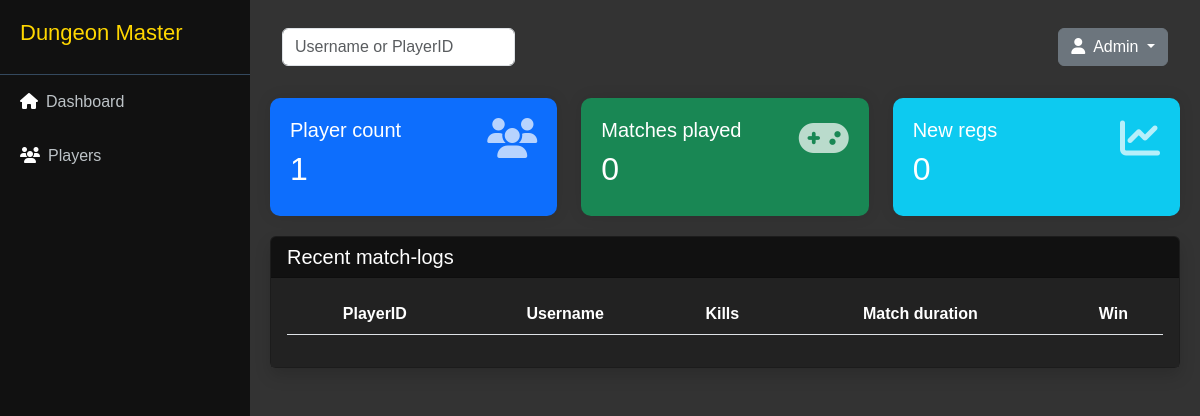
The app's page /dungeonmaster/admin_panel/mainPanel.php, older data.
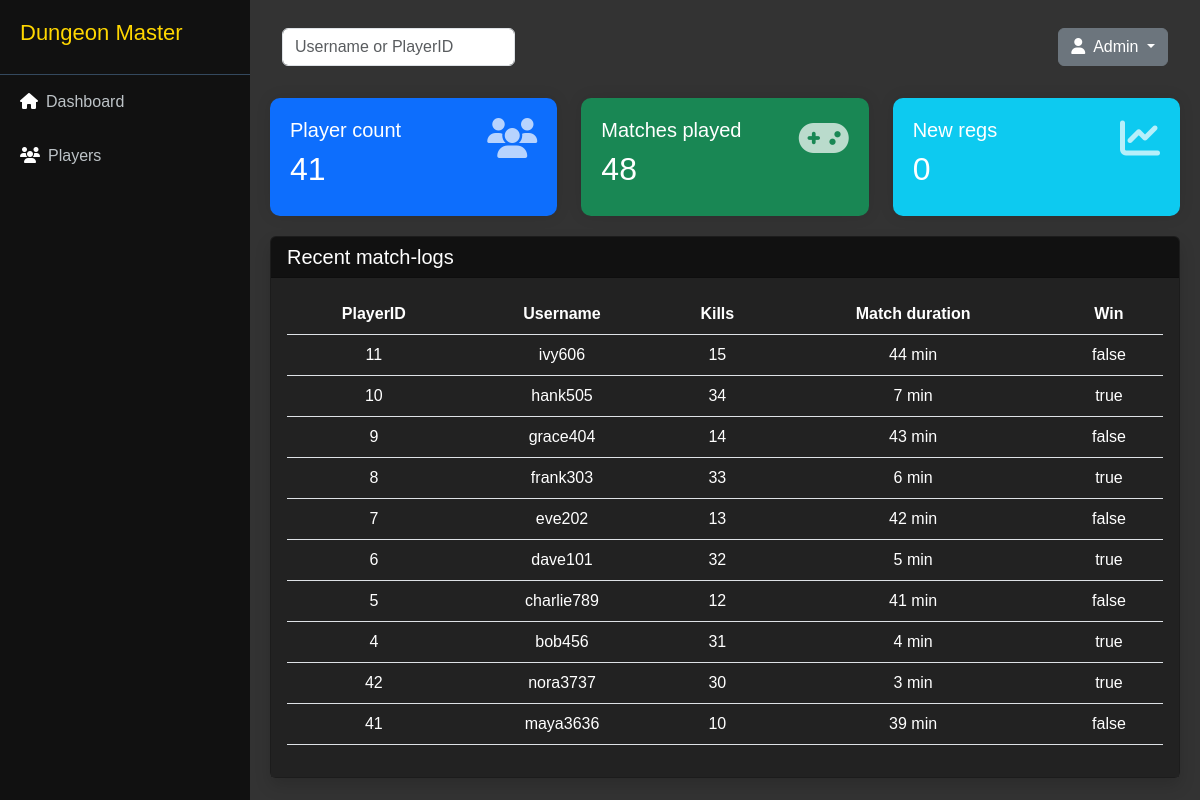
The same page, newer data.
### tables this page shows
CREATE TABLE `matchlogs` (
  `MatchID` int(11) NOT NULL,
  `PlayerID` int(11) NOT NULL,
  `Kills` int(11) DEFAULT 0,
  `MatchDuration` int(11) NOT NULL,
  `Win` tinyint(1) NOT NULL
);

CREATE TABLE `players` (
  `PlayerID` int(11) NOT NULL,
  `Username` varchar(50) NOT NULL,
  `PasswordHash` varchar(255) NOT NULL,
  `Email` varchar(100) NOT NULL,
  `Level` int(3) NOT NULL DEFAULT 0,
  `RegDate` datetime NOT NULL DEFAULT current_timestamp()
);

### dungeonmaster/admin_panel/mainPanel.php (the view, shortened to what this page needs)
<?php
$servername = "localhost";
$username = "root";
$password = "";
$dbname = "dungeonmaster";
try {
    $conn = new PDO("mysql:host=$servername;dbname=$dbname", $username, $password);
    $conn->setAttribute(PDO::ATTR_ERRMODE, PDO::ERRMODE_EXCEPTION);
    $stmt = $conn->query("SELECT COUNT(*) FROM players");
    $playerCount = $stmt->fetchColumn();
    $stmt = $conn->query("SELECT COUNT(*) FROM players WHERE DATE(RegDate) = CURDATE()");
    $newRegs = $stmt->fetchColumn();
    $stmt = $conn->query("SELECT COUNT(*) FROM matchlogs");
    $matchesPlayed = $stmt->fetchColumn();
    $stmt = $conn->query("
        SELECT m.PlayerID, p.Username, m.Kills, m.MatchDuration, m.Win
        FROM matchlogs m
        JOIN players p ON m.PlayerID = p.PlayerID
        ORDER BY m.MatchID DESC
        LIMIT 10
    ");
    $matchLogs = $stmt->fetchAll(PDO::FETCH_ASSOC);
} catch(PDOException $e) {
    echo "Hiba: " . $e->getMessage();
}
?>
<!DOCTYPE html>
<html lang="hu">
<head>
    <link href="https://cdn.jsdelivr.net/npm/bootstrap@5.3.0/dist/css/bootstrap.min.css" rel="stylesheet">
    <link rel="stylesheet" href="https://cdnjs.cloudflare.com/ajax/libs/font-awesome/6.4.0/css/all.min.css">
</head>
<body>
<div class="sidebar">
    <div class="sidebar-header">
        <h4>Dungeon Master</h4>
    </div>
    <ul class="sidebar-menu">
        <li><a href="mainPanel.php"><i class="fas fa-home me-2"></i>Dashboard</a></li>
        <li><a href="users.php"><i class="fas fa-users me-2"></i>Players</a></li>
    </ul>
</div>
<div class="main-content">
    <nav class="navbar mb-4">
        <div class="container-fluid">
            <form class="d-flex">
                <input class="form-control me-2" type="search" placeholder="Username or PlayerID">
            </form>
            <div class="dropdown">
                <button class="btn btn-secondary dropdown-toggle" type="button" data-bs-toggle="dropdown">
                    <i class="fas fa-user me-2"></i>Admin
                </button>
            </div>
        </div>
    </nav>
    <div class="row">
        <div class="col-md-4">
            <div class="stat-card bg-primary text-white">
                <h5>Player count</h5>
                <h2><?= htmlspecialchars($playerCount) ?></h2>
                <i class="fas fa-users stat-icon"></i>
            </div>
        </div>
        <div class="col-md-4">
            <div class="stat-card bg-success text-white">
                <h5>Matches played</h5>
                <h2><?= htmlspecialchars($matchesPlayed) ?></h2>
                <i class="fas fa-gamepad stat-icon"></i>
            </div>
        </div>
        <div class="col-md-4">
            <div class="stat-card bg-info text-white">
                <h5>New regs</h5>
                <h2><?= htmlspecialchars($newRegs) ?></h2>
                <i class="fas fa-chart-line stat-icon"></i>
            </div>
        </div>
    </div>
    <div class="card shadow" style="background-color: #222 !important;">
        <div class="card-header">
            <h5 class="mb-0">Recent match-logs</h5>
        </div>
        <div class="card-body">
            <table class="table table-hover">
                <thead>
                    <tr>
                        <th>PlayerID</th>
                        <th>Username</th>
                        <th>Kills</th>
                        <th>Match duration</th>
                        <th>Win</th>
                    </tr>
                </thead>
                <tbody>
                    <?php foreach ($matchLogs as $log): ?>
                        <tr>
                            <td><?= htmlspecialchars($log['PlayerID']) ?></td>
                            <td><?= htmlspecialchars($log['Username']) ?></td>
                            <td><?= htmlspecialchars($log['Kills']) ?></td>
                            <td><?= htmlspecialchars($log['MatchDuration']) ?> min</td>
                            <td><?= $log['Win'] ? 'true' : 'false' ?></td>
                        </tr>
                    <?php endforeach; ?>
                </tbody>
            </table>
        </div>
    </div>
</div>
</body>
</html>

### dungeonmaster/admin_panel/mainPanel.php (style rules this page uses)
* { font-family: 'DungeonFont', sans-serif; color: white; }
.sidebar { background: #111; min-height: 100vh; position: fixed; width: 250px; }
.card-header { background-color: #111; }
.card-body { background-color: #222; }
table { background-color: #222; }
th, td { color: white !important; background-color: #222 !important; }
tr { text-align: center; }
.main-content, .navbar { background-color: #333; }
body { background-color: #333; }
h4 { color: #FFD700; font-size: 22px; }
h5 { color: white; }
.sidebar-header { padding: 20px; color: #ecf0f1; border-bottom: 1px solid #34495e; }
.sidebar-menu { list-style: none; padding: 0; }
.sidebar-menu li a { color: #bdc3c7; padding: 15px 20px; display: block; text-decoration: none; transition: 0.3s; }
.main-content { margin-left: 250px; padding: 20px; }
.stat-card { background: white; border-radius: 10px; padding: 20px; margin-bottom: 20px; box-shadow: 0 0 15px rgba(0,0,0,0.1); position: relative; }
.stat-icon { font-size: 2.5rem; position: absolute; top: 20px; right: 20px; opacity: 0.7; }

Row changes from the older to the newer data that the page shows:
added matchlogs: PlayerID "11", PlayerID.Username "ivy606", Kills "15", MatchDuration "44", Win "false"
added matchlogs: PlayerID "10", PlayerID.Username "hank505", Kills "34", MatchDuration "7", Win "true"
added matchlogs: PlayerID "9", PlayerID.Username "grace404", Kills "14", MatchDuration "43", Win "false"
added matchlogs: PlayerID "8", PlayerID.Username "frank303", Kills "33", MatchDuration "6", Win "true"
added matchlogs: PlayerID "7", PlayerID.Username "eve202", Kills "13", MatchDuration "42", Win "false"
added matchlogs: PlayerID "6", PlayerID.Username "dave101", Kills "32", MatchDuration "5", Win "true"
added matchlogs: PlayerID "5", PlayerID.Username "charlie789", Kills "12", MatchDuration "41", Win "false"
added matchlogs: PlayerID "4", PlayerID.Username "bob456", Kills "31", MatchDuration "4", Win "true"
added matchlogs: PlayerID "42", PlayerID.Username "nora3737", Kills "30", MatchDuration "3", Win "true"
added matchlogs: PlayerID "41", PlayerID.Username "maya3636", Kills "10", MatchDuration "39", Win "false"
Text that changed along with them:
$playerCount: "1" → "41"
$matchesPlayed: "0" → "48"
